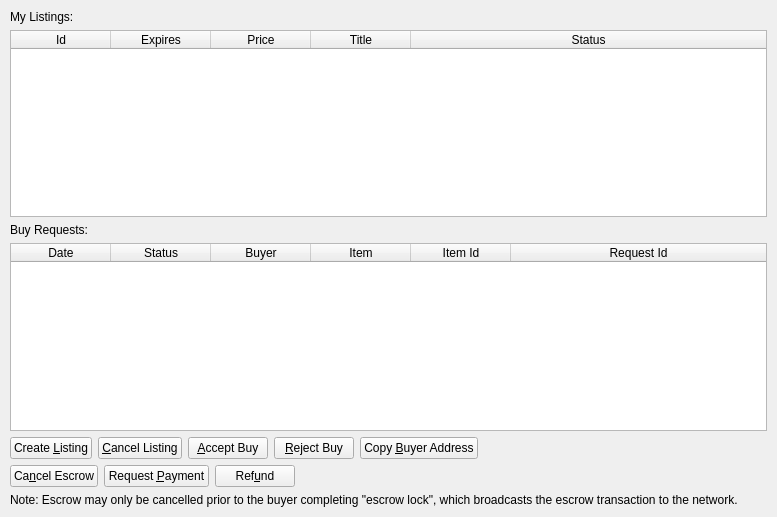
<?xml version="1.0" encoding="UTF-8"?>
<ui version="4.0">
 <class>SellsPage</class>
 <widget class="QWidget" name="SellsPage">
  <property name="geometry">
   <rect>
    <x>0</x>
    <y>0</y>
    <width>777</width>
    <height>517</height>
   </rect>
  </property>
  <property name="windowTitle">
   <string>WaveNet Sells</string>
  </property>
  <layout class="QVBoxLayout" name="topLayout">
   <property name="leftMargin">
    <number>10</number>
   </property>
   <property name="topMargin">
    <number>10</number>
   </property>
   <property name="rightMargin">
    <number>10</number>
   </property>
   <property name="bottomMargin">
    <number>10</number>
   </property>
   <item>
    <layout class="QVBoxLayout" name="verticalLayout">
     <property name="topMargin">
      <number>0</number>
     </property>
     <item>
      <widget class="QLabel" name="label">
       <property name="text">
        <string>My Listings:</string>
       </property>
      </widget>
     </item>
     <item>
      <widget class="QTableWidget" name="listingsTableWidget">
       <property name="editTriggers">
        <set>QAbstractItemView::NoEditTriggers</set>
       </property>
       <property name="alternatingRowColors">
        <bool>true</bool>
       </property>
       <property name="selectionMode">
        <enum>QAbstractItemView::SingleSelection</enum>
       </property>
       <property name="selectionBehavior">
        <enum>QAbstractItemView::SelectRows</enum>
       </property>
       <attribute name="horizontalHeaderStretchLastSection">
        <bool>true</bool>
       </attribute>
       <column>
        <property name="text">
         <string>Id</string>
        </property>
       </column>
       <column>
        <property name="text">
         <string>Expires</string>
        </property>
       </column>
       <column>
        <property name="text">
         <string>Price</string>
        </property>
       </column>
       <column>
        <property name="text">
         <string>Title</string>
        </property>
       </column>
       <column>
        <property name="text">
         <string>Status</string>
        </property>
       </column>
      </widget>
     </item>
     <item>
      <widget class="QLabel" name="label_2">
       <property name="text">
        <string>Buy Requests:</string>
       </property>
      </widget>
     </item>
     <item>
      <widget class="QTableWidget" name="buysTableWidget">
       <property name="editTriggers">
        <set>QAbstractItemView::NoEditTriggers</set>
       </property>
       <property name="alternatingRowColors">
        <bool>true</bool>
       </property>
       <property name="selectionMode">
        <enum>QAbstractItemView::SingleSelection</enum>
       </property>
       <property name="selectionBehavior">
        <enum>QAbstractItemView::SelectRows</enum>
       </property>
       <attribute name="horizontalHeaderStretchLastSection">
        <bool>true</bool>
       </attribute>
       <column>
        <property name="text">
         <string>Date</string>
        </property>
       </column>
       <column>
        <property name="text">
         <string>Status</string>
        </property>
       </column>
       <column>
        <property name="text">
         <string>Buyer</string>
        </property>
       </column>
       <column>
        <property name="text">
         <string>Item</string>
        </property>
       </column>
       <column>
        <property name="text">
         <string>Item Id</string>
        </property>
       </column>
       <column>
        <property name="text">
         <string>Request Id</string>
        </property>
       </column>
      </widget>
     </item>
    </layout>
   </item>
   <item>
    <layout class="QHBoxLayout" name="horizontalLayout">
     <property name="bottomMargin">
      <number>0</number>
     </property>
     <item>
      <widget class="QPushButton" name="createButton">
       <property name="text">
        <string>Create &amp;Listing</string>
       </property>
      </widget>
     </item>
     <item>
      <widget class="QPushButton" name="cancelButton">
       <property name="text">
        <string>&amp;Cancel Listing</string>
       </property>
      </widget>
     </item>
     <item>
      <widget class="QPushButton" name="acceptButton">
       <property name="text">
        <string>&amp;Accept Buy</string>
       </property>
      </widget>
     </item>
     <item>
      <widget class="QPushButton" name="rejectButton">
       <property name="text">
        <string>&amp;Reject Buy</string>
       </property>
      </widget>
     </item>
     <item>
      <widget class="QPushButton" name="copyAddressButton">
       <property name="text">
        <string>Copy &amp;Buyer Address</string>
       </property>
      </widget>
     </item>
     <item>
      <spacer name="horizontalSpacer">
       <property name="orientation">
        <enum>Qt::Horizontal</enum>
       </property>
       <property name="sizeHint" stdset="0">
        <size>
         <width>40</width>
         <height>20</height>
        </size>
       </property>
      </spacer>
     </item>
    </layout>
   </item>
   <item>
    <layout class="QHBoxLayout" name="horizontalLayout_2">
     <property name="bottomMargin">
      <number>0</number>
     </property>
     <item>
      <widget class="QPushButton" name="cancelEscrowButton">
       <property name="text">
        <string>Ca&amp;ncel Escrow</string>
       </property>
      </widget>
     </item>
     <item>
      <widget class="QPushButton" name="requestPaymentButton">
       <property name="text">
        <string>Request &amp;Payment</string>
       </property>
      </widget>
     </item>
     <item>
      <widget class="QPushButton" name="refundButton">
       <property name="text">
        <string>Ref&amp;und</string>
       </property>
      </widget>
     </item>
     <item>
      <spacer name="horizontalSpacer_2">
       <property name="orientation">
        <enum>Qt::Horizontal</enum>
       </property>
       <property name="sizeHint" stdset="0">
        <size>
         <width>40</width>
         <height>20</height>
        </size>
       </property>
      </spacer>
     </item>
    </layout>
   </item>
   <item>
    <layout class="QHBoxLayout" name="horizontalLayout_3">
     <property name="bottomMargin">
      <number>0</number>
     </property>
     <item>
      <widget class="QLabel" name="label_3">
       <property name="text">
        <string>&lt;html&gt;&lt;head/&gt;&lt;body&gt;&lt;p&gt;Note: Escrow may only be cancelled prior to the buyer completing &amp;quot;escrow lock&amp;quot;, which broadcasts the escrow transaction to the network.&lt;/p&gt;&lt;/body&gt;&lt;/html&gt;</string>
       </property>
       <property name="wordWrap">
        <bool>true</bool>
       </property>
      </widget>
     </item>
    </layout>
   </item>
  </layout>
 </widget>
 <resources/>
 <connections/>
</ui>
